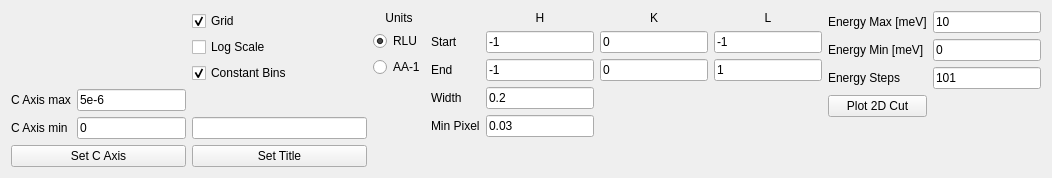
<?xml version="1.0" encoding="UTF-8"?>
<ui version="4.0">
 <class>Form</class>
 <widget class="QWidget" name="Form">
  <property name="geometry">
   <rect>
    <x>0</x>
    <y>0</y>
    <width>1052</width>
    <height>178</height>
   </rect>
  </property>
  <property name="windowTitle">
   <string>Form</string>
  </property>
  <layout class="QHBoxLayout" name="horizontalLayout">
   <item>
    <layout class="QVBoxLayout" name="verticalLayout_6">
     <item>
      <layout class="QHBoxLayout" name="horizontalLayout_2">
       <item>
        <layout class="QGridLayout" name="gridLayout_2">
         <item row="1" column="0">
          <widget class="QLabel" name="label_7">
           <property name="text">
            <string>C Axis max</string>
           </property>
          </widget>
         </item>
         <item row="1" column="1">
          <widget class="QLineEdit" name="QELine_CAxisMax_lineEdit">
           <property name="text">
            <string>5e-6</string>
           </property>
          </widget>
         </item>
         <item row="2" column="1">
          <widget class="QLineEdit" name="QELine_CAxisMin_lineEdit">
           <property name="text">
            <string>0</string>
           </property>
          </widget>
         </item>
         <item row="2" column="0">
          <widget class="QLabel" name="label_6">
           <property name="text">
            <string>C Axis min</string>
           </property>
          </widget>
         </item>
         <item row="0" column="1">
          <spacer name="verticalSpacer_4">
           <property name="orientation">
            <enum>Qt::Vertical</enum>
           </property>
           <property name="sizeHint" stdset="0">
            <size>
             <width>20</width>
             <height>3</height>
            </size>
           </property>
          </spacer>
         </item>
        </layout>
       </item>
      </layout>
     </item>
     <item>
      <widget class="QPushButton" name="QELine_setCAxis_button">
       <property name="text">
        <string>Set C Axis</string>
       </property>
      </widget>
     </item>
    </layout>
   </item>
   <item>
    <layout class="QVBoxLayout" name="verticalLayout_2">
     <item>
      <widget class="QCheckBox" name="QELine_Grid_checkBox">
       <property name="text">
        <string>Grid</string>
       </property>
       <property name="checked">
        <bool>true</bool>
       </property>
      </widget>
     </item>
     <item>
      <widget class="QCheckBox" name="QELine_LogScale_checkBox">
       <property name="text">
        <string>Log Scale</string>
       </property>
      </widget>
     </item>
     <item>
      <widget class="QCheckBox" name="QELine_ConstantBins_checkBox">
       <property name="text">
        <string>Constant Bins</string>
       </property>
       <property name="checked">
        <bool>true</bool>
       </property>
      </widget>
     </item>
     <item>
      <spacer name="verticalSpacer_5">
       <property name="orientation">
        <enum>Qt::Vertical</enum>
       </property>
       <property name="sizeHint" stdset="0">
        <size>
         <width>20</width>
         <height>3</height>
        </size>
       </property>
      </spacer>
     </item>
     <item>
      <widget class="QLineEdit" name="QELine_SetTitle_lineEdit"/>
     </item>
     <item>
      <widget class="QPushButton" name="QELine_SetTitle_button">
       <property name="text">
        <string>Set Title</string>
       </property>
      </widget>
     </item>
    </layout>
   </item>
   <item>
    <layout class="QVBoxLayout" name="verticalLayout_5">
     <item>
      <widget class="QLabel" name="label_3">
       <property name="text">
        <string>Units</string>
       </property>
       <property name="alignment">
        <set>Qt::AlignCenter</set>
       </property>
      </widget>
     </item>
     <item>
      <widget class="QRadioButton" name="QELine_SelectUnits_RLU_radioButton">
       <property name="text">
        <string>RLU</string>
       </property>
       <property name="checked">
        <bool>true</bool>
       </property>
      </widget>
     </item>
     <item>
      <widget class="QRadioButton" name="QELine_SelectUnits_AA_radioButton">
       <property name="text">
        <string>AA-1</string>
       </property>
      </widget>
     </item>
     <item>
      <spacer name="verticalSpacer_3">
       <property name="orientation">
        <enum>Qt::Vertical</enum>
       </property>
       <property name="sizeHint" stdset="0">
        <size>
         <width>20</width>
         <height>3</height>
        </size>
       </property>
      </spacer>
     </item>
    </layout>
   </item>
   <item>
    <layout class="QGridLayout" name="gridLayout_3">
     <item row="4" column="1">
      <widget class="QLineEdit" name="QELine_Width_lineEdit">
       <property name="text">
        <string>0.2</string>
       </property>
      </widget>
     </item>
     <item row="2" column="3">
      <widget class="QLineEdit" name="QELine_LStart_lineEdit">
       <property name="text">
        <string>-1</string>
       </property>
      </widget>
     </item>
     <item row="3" column="3">
      <widget class="QLineEdit" name="QELine_LEnd_lineEdit">
       <property name="text">
        <string>1</string>
       </property>
      </widget>
     </item>
     <item row="3" column="1">
      <widget class="QLineEdit" name="QELine_HEnd_lineEdit">
       <property name="text">
        <string>-1</string>
       </property>
      </widget>
     </item>
     <item row="1" column="3">
      <widget class="QLabel" name="QELine_LLabel">
       <property name="text">
        <string>L</string>
       </property>
       <property name="alignment">
        <set>Qt::AlignCenter</set>
       </property>
      </widget>
     </item>
     <item row="3" column="0">
      <widget class="QLabel" name="label_11">
       <property name="text">
        <string>End</string>
       </property>
      </widget>
     </item>
     <item row="5" column="1">
      <widget class="QLineEdit" name="QELine_MinPixel_lineEdit">
       <property name="text">
        <string>0.03</string>
       </property>
      </widget>
     </item>
     <item row="1" column="2">
      <widget class="QLabel" name="QELine_KLabel">
       <property name="text">
        <string>K</string>
       </property>
       <property name="alignment">
        <set>Qt::AlignCenter</set>
       </property>
      </widget>
     </item>
     <item row="2" column="2">
      <widget class="QLineEdit" name="QELine_KStart_lineEdit">
       <property name="text">
        <string>0</string>
       </property>
      </widget>
     </item>
     <item row="4" column="0">
      <widget class="QLabel" name="label_4">
       <property name="text">
        <string>Width</string>
       </property>
      </widget>
     </item>
     <item row="2" column="1">
      <widget class="QLineEdit" name="QELine_HStart_lineEdit">
       <property name="text">
        <string>-1</string>
       </property>
      </widget>
     </item>
     <item row="5" column="0">
      <widget class="QLabel" name="label_5">
       <property name="text">
        <string>Min Pixel</string>
       </property>
      </widget>
     </item>
     <item row="2" column="0">
      <widget class="QLabel" name="label_10">
       <property name="text">
        <string>Start</string>
       </property>
      </widget>
     </item>
     <item row="1" column="1">
      <widget class="QLabel" name="QELine_HLabel">
       <property name="text">
        <string>H</string>
       </property>
       <property name="alignment">
        <set>Qt::AlignCenter</set>
       </property>
      </widget>
     </item>
     <item row="3" column="2">
      <widget class="QLineEdit" name="QELine_KEnd_lineEdit">
       <property name="text">
        <string>0</string>
       </property>
      </widget>
     </item>
     <item row="6" column="1">
      <spacer name="verticalSpacer_2">
       <property name="orientation">
        <enum>Qt::Vertical</enum>
       </property>
       <property name="sizeHint" stdset="0">
        <size>
         <width>20</width>
         <height>3</height>
        </size>
       </property>
      </spacer>
     </item>
    </layout>
   </item>
   <item>
    <layout class="QGridLayout" name="gridLayout">
     <item row="2" column="0">
      <widget class="QLabel" name="label_2">
       <property name="text">
        <string>Energy Steps</string>
       </property>
      </widget>
     </item>
     <item row="2" column="1">
      <widget class="QLineEdit" name="QELine_NPoints_lineEdit">
       <property name="text">
        <string>101</string>
       </property>
      </widget>
     </item>
     <item row="3" column="0">
      <widget class="QPushButton" name="QELine_plot_button">
       <property name="text">
        <string>Plot 2D Cut</string>
       </property>
      </widget>
     </item>
     <item row="1" column="0">
      <widget class="QLabel" name="label">
       <property name="text">
        <string>Energy Min [meV]</string>
       </property>
      </widget>
     </item>
     <item row="0" column="0">
      <widget class="QLabel" name="label_9">
       <property name="text">
        <string>Energy Max [meV]</string>
       </property>
      </widget>
     </item>
     <item row="0" column="1">
      <widget class="QLineEdit" name="QELine_EMax_lineEdit">
       <property name="text">
        <string>10</string>
       </property>
      </widget>
     </item>
     <item row="1" column="1">
      <widget class="QLineEdit" name="QELine_EMin_lineEdit">
       <property name="text">
        <string>0</string>
       </property>
      </widget>
     </item>
     <item row="4" column="0">
      <spacer name="verticalSpacer">
       <property name="orientation">
        <enum>Qt::Vertical</enum>
       </property>
       <property name="sizeHint" stdset="0">
        <size>
         <width>20</width>
         <height>3</height>
        </size>
       </property>
      </spacer>
     </item>
    </layout>
   </item>
   <item>
    <layout class="QVBoxLayout" name="verticalLayout"/>
   </item>
  </layout>
 </widget>
 <resources/>
 <connections/>
</ui>
